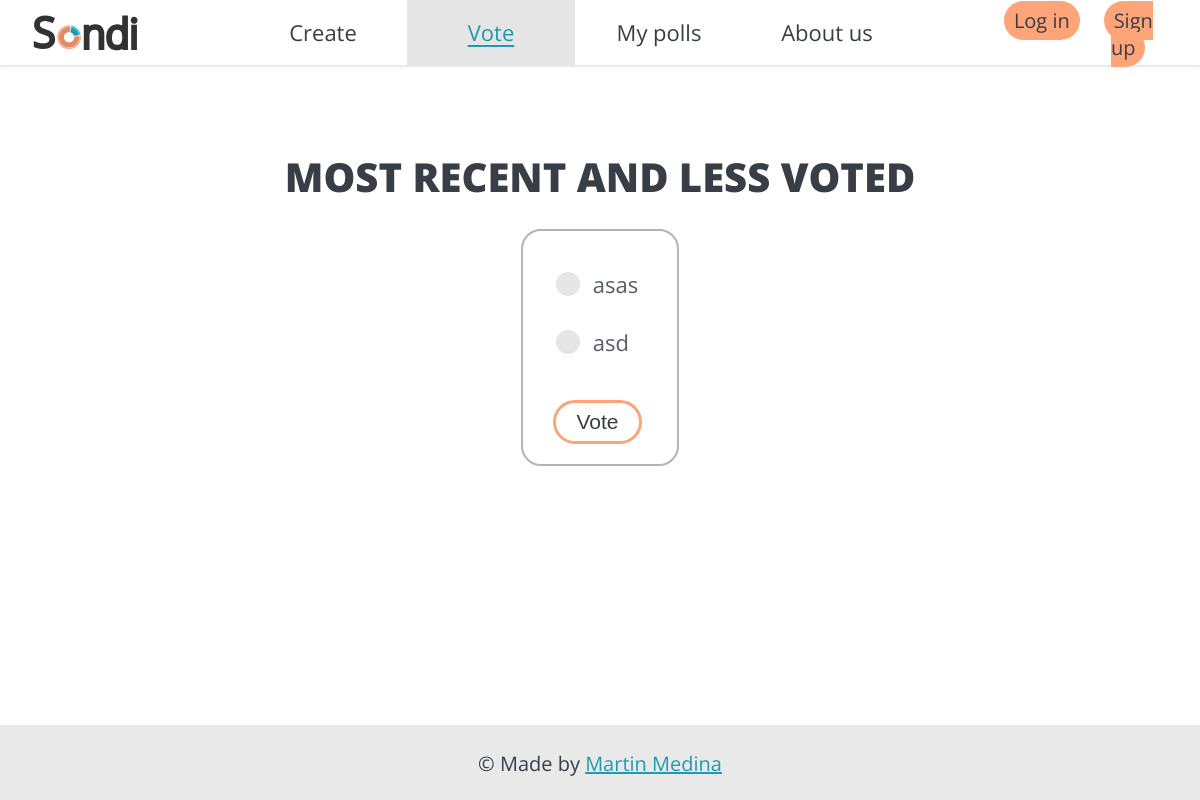
Screenshot of /polls/vote/abeg7r/ with the database file from the repository.
### polls/models.py (models this page shows, shortened)
class Question(models.Model):
    question_text = models.CharField(max_length=200, blank=False)
    pub_date = models.DateTimeField("date published")
    code = models.CharField(max_length=6, blank=False, unique=True)
    VISIBILITY_CHOICES=[
        ('private', 'Private'),
        ('public', 'Public')
    ]
    visibility = models.CharField(blank=False, default='private', max_length=7, choices=VISIBILITY_CHOICES)

class Choice(models.Model):
    question = models.ForeignKey(Question, on_delete=models.CASCADE)
    choice_text = models.CharField(max_length=200, blank=False)
    votes = models.IntegerField(default=0)

### polls/views.py (the view)
# urls.py: path("vote/<str:question_code>/", views.vote, name="vote"),
def vote(request, question_code):
    question = get_object_or_404(Question, code=question_code)
    try:
        selected_choice = question.choice_set.get(pk=request.POST["choice"])
    except (KeyError, Choice.DoesNotExist):
        if request.method == "POST":
            return render(
                request,
                "polls/vote.html",
                {
                    "question": question,
                    "error_message": "Please select a choice",
                },
            )
        else:
            return render(request, "polls/vote.html", {"question": question})
    else:
        selected_choice.votes = F('votes') + 1 # Usinf F() expression to avoid race condition
        selected_choice.save()
        return HttpResponseRedirect(reverse("polls:results", args=(question.id,)))

### polls/templates/polls/vote.html (shortened to what this page needs)
{% extends "base.html" %}
{% block css %}
{% load static %}
{% static 'polls/style.css' %}
{% endblock %}
{% block voteSelected %}
class="selected"
{% endblock %}
{% block content %}
<main id="vote-main">
        <h1>{{ question.question_text }}</h1>
        <form action="{% url 'polls:vote' question.code %}" method="post">
            {% for choice in question.choice_set.all %}
                <label class="rad-label" for="choice{{ forloop.counter }}">
                    <div class="rad-design"></div>
                    <div class="rad-text">{{ choice.choice_text }}</div>
                </label>
            {% endfor %}
            <button type="submit" class="button" id="vote-button">Vote</button>
        </form>
</main>
{% endblock %}

### static/base.css (style rules this page uses)
html, body { height: 100%; }
body { width: 100%; background-color: #fffffffc; font-family: "Open sans", sans-serif; font-size: 22px; color: #393e46; margin: 0; display: flex; flex-direction: column; }
main { flex: 1; margin: 65px 0; }
.button { text-decoration: none; color: #393e46; border-radius: 40px; border: solid #fda579 3px; background-color: #fffffffc; }

### polls/static/polls/style.css (style rules this page uses)
main { text-align: center; }
h1 { font-size: 45px; margin-bottom: 25px; }
form { margin: 0; }
.button { padding: 7px 20px; }
#vote-main h1 { margin-top: 7%; font-size: 40px; font-weight: 800; text-decoration: none; }
#vote-main form { width: fit-content; border-radius: 20px; margin: auto; border: solid #b4b4b4 2px; padding: 20px; padding-right: 25px; }
.rad-label { display: flex; align-items: center; border-radius: 100px; padding: 10px 14px; margin: 8px 0; cursor: pointer; transition: .3s; }
.rad-design { width: 22px; height: 22px; border-radius: 100px; background: linear-gradient(to right bottom, #00DFFF, #50b0ff); position: relative; }
.rad-design::before { content: ''; display: inline-block; width: inherit; height: inherit; border-radius: inherit; background: hsl(0, 0%, 90%); transform: scale(1.1); transition: .3s; }
.rad-text { color: #575d66; margin-left: 14px; transition: .3s; }
#vote-button { margin-top: 25px; width: 30%; min-width: fit-content; font-size: 21px; }

### rows the page displays
Question: question_text "MOST RECENT AND LESS VOTED"
Choice: choice_text "asas"
Choice: choice_text "asd"
